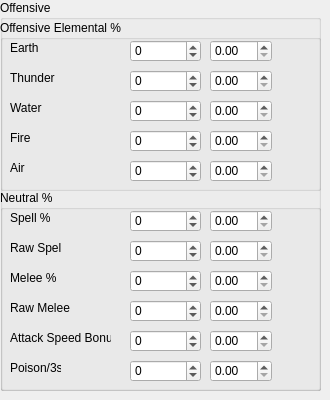
     <widget class="QWidget" name="tab">
      <attribute name="title">
       <string>Offensive</string>
      </attribute>
      <widget class="QGroupBox" name="groupBox_24">
       <property name="geometry">
        <rect>
         <x>0</x>
         <y>0</y>
         <width>321</width>
         <height>391</height>
        </rect>
       </property>
       <property name="title">
        <string>Offensive</string>
       </property>
       <widget class="QGroupBox" name="groupBox_15">
        <property name="geometry">
         <rect>
          <x>0</x>
          <y>190</y>
          <width>321</width>
          <height>201</height>
         </rect>
        </property>
        <property name="title">
         <string>Neutral %</string>
        </property>
        <widget class="QDoubleSpinBox" name="dspin_wmult_neutral_spellperc">
         <property name="geometry">
          <rect>
           <x>210</x>
           <y>20</y>
           <width>62</width>
           <height>22</height>
          </rect>
         </property>
        </widget>
        <widget class="QLabel" name="label_26">
         <property name="geometry">
          <rect>
           <x>10</x>
           <y>20</y>
           <width>51</width>
           <height>16</height>
          </rect>
         </property>
         <property name="text">
          <string>Spell %</string>
         </property>
        </widget>
        <widget class="QDoubleSpinBox" name="dspin_wmult_neutral_spellraw">
         <property name="geometry">
          <rect>
           <x>210</x>
           <y>50</y>
           <width>62</width>
           <height>22</height>
          </rect>
         </property>
        </widget>
        <widget class="QLabel" name="label_27">
         <property name="geometry">
          <rect>
           <x>10</x>
           <y>50</y>
           <width>51</width>
           <height>16</height>
          </rect>
         </property>
         <property name="text">
          <string>Raw Spell</string>
         </property>
        </widget>
        <widget class="QDoubleSpinBox" name="dspin_wmult_neutral_meleeperc">
         <property name="geometry">
          <rect>
           <x>210</x>
           <y>80</y>
           <width>62</width>
           <height>22</height>
          </rect>
         </property>
        </widget>
        <widget class="QLabel" name="label_28">
         <property name="geometry">
          <rect>
           <x>10</x>
           <y>80</y>
           <width>51</width>
           <height>16</height>
          </rect>
         </property>
         <property name="text">
          <string>Melee %</string>
         </property>
        </widget>
        <widget class="QDoubleSpinBox" name="dspin_wmult_neutral_meleeraw">
         <property name="geometry">
          <rect>
           <x>210</x>
           <y>110</y>
           <width>62</width>
           <height>22</height>
          </rect>
         </property>
        </widget>
        <widget class="QLabel" name="label_29">
         <property name="geometry">
          <rect>
           <x>10</x>
           <y>110</y>
           <width>61</width>
           <height>16</height>
          </rect>
         </property>
         <property name="text">
          <string>Raw Melee</string>
         </property>
        </widget>
        <widget class="QDoubleSpinBox" name="dspin_wmult_neutral_attspd">
         <property name="geometry">
          <rect>
           <x>210</x>
           <y>140</y>
           <width>62</width>
           <height>22</height>
          </rect>
         </property>
        </widget>
        <widget class="QLabel" name="label_30">
         <property name="geometry">
          <rect>
           <x>10</x>
           <y>140</y>
           <width>101</width>
           <height>16</height>
          </rect>
         </property>
         <property name="text">
          <string>Attack Speed Bonus</string>
         </property>
        </widget>
        <widget class="QDoubleSpinBox" name="dspin_wmult_neutral_poison">
         <property name="geometry">
          <rect>
           <x>210</x>
           <y>170</y>
           <width>62</width>
           <height>22</height>
          </rect>
         </property>
        </widget>
        <widget class="QLabel" name="label_31">
         <property name="geometry">
          <rect>
           <x>10</x>
           <y>170</y>
           <width>51</width>
           <height>16</height>
          </rect>
         </property>
         <property name="text">
          <string>Poison/3s</string>
         </property>
        </widget>
        <widget class="QSpinBox" name="spin_neutral_spellperc">
         <property name="geometry">
          <rect>
           <x>130</x>
           <y>20</y>
           <width>71</width>
           <height>22</height>
          </rect>
         </property>
         <property name="minimum">
          <number>-999999999</number>
         </property>
         <property name="maximum">
          <number>999999999</number>
         </property>
        </widget>
        <widget class="QSpinBox" name="spin_neutral_spellraw">
         <property name="geometry">
          <rect>
           <x>130</x>
           <y>50</y>
           <width>71</width>
           <height>22</height>
          </rect>
         </property>
         <property name="minimum">
          <number>-999999999</number>
         </property>
         <property name="maximum">
          <number>999999999</number>
         </property>
        </widget>
        <widget class="QSpinBox" name="spin_neutral_meleeperc">
         <property name="geometry">
          <rect>
           <x>130</x>
           <y>80</y>
           <width>71</width>
           <height>22</height>
          </rect>
         </property>
         <property name="minimum">
          <number>-999999999</number>
         </property>
         <property name="maximum">
          <number>999999999</number>
         </property>
        </widget>
        <widget class="QSpinBox" name="spin_neutral_meleeraw">
         <property name="geometry">
          <rect>
           <x>130</x>
           <y>110</y>
           <width>71</width>
           <height>22</height>
          </rect>
         </property>
         <property name="minimum">
          <number>-999999999</number>
         </property>
         <property name="maximum">
          <number>999999999</number>
         </property>
        </widget>
        <widget class="QSpinBox" name="spin_neutral_attspd">
         <property name="geometry">
          <rect>
           <x>130</x>
           <y>140</y>
           <width>71</width>
           <height>22</height>
          </rect>
         </property>
         <property name="minimum">
          <number>-999999999</number>
         </property>
         <property name="maximum">
          <number>999999999</number>
         </property>
        </widget>
        <widget class="QSpinBox" name="spin_neutral_poison">
         <property name="geometry">
          <rect>
           <x>130</x>
           <y>170</y>
           <width>71</width>
           <height>22</height>
          </rect>
         </property>
         <property name="minimum">
          <number>-999999999</number>
         </property>
         <property name="maximum">
          <number>999999999</number>
         </property>
        </widget>
       </widget>
       <widget class="QGroupBox" name="groupBox_14">
        <property name="geometry">
         <rect>
          <x>0</x>
          <y>20</y>
          <width>321</width>
          <height>171</height>
         </rect>
        </property>
        <property name="title">
         <string>Offensive Elemental %</string>
        </property>
        <widget class="QLabel" name="label_21">
         <property name="geometry">
          <rect>
           <x>10</x>
           <y>20</y>
           <width>51</width>
           <height>16</height>
          </rect>
         </property>
         <property name="text">
          <string>Earth</string>
         </property>
        </widget>
        <widget class="QLabel" name="label_22">
         <property name="geometry">
          <rect>
           <x>10</x>
           <y>50</y>
           <width>51</width>
           <height>16</height>
          </rect>
         </property>
         <property name="text">
          <string>Thunder</string>
         </property>
        </widget>
        <widget class="QLabel" name="label_23">
         <property name="geometry">
          <rect>
           <x>10</x>
           <y>80</y>
           <width>51</width>
           <height>16</height>
          </rect>
         </property>
         <property name="text">
          <string>Water</string>
         </property>
        </widget>
        <widget class="QLabel" name="label_24">
         <property name="geometry">
          <rect>
           <x>10</x>
           <y>110</y>
           <width>51</width>
           <height>16</height>
          </rect>
         </property>
         <property name="text">
          <string>Fire</string>
         </property>
        </widget>
        <widget class="QLabel" name="label_25">
         <property name="geometry">
          <rect>
           <x>10</x>
           <y>140</y>
           <width>51</width>
           <height>16</height>
          </rect>
         </property>
         <property name="text">
          <string>Air</string>
         </property>
        </widget>
        <widget class="QDoubleSpinBox" name="dpsin_wmult_elemdmg_earth">
         <property name="geometry">
          <rect>
           <x>210</x>
           <y>20</y>
           <width>62</width>
           <height>22</height>
          </rect>
         </property>
        </widget>
        <widget class="QDoubleSpinBox" name="dspin_wmult_elemdmg_thunder">
         <property name="geometry">
          <rect>
           <x>210</x>
           <y>50</y>
           <width>62</width>
           <height>22</height>
          </rect>
         </property>
        </widget>
        <widget class="QDoubleSpinBox" name="dspin_wmult_elemdmg_water">
         <property name="geometry">
          <rect>
           <x>210</x>
           <y>80</y>
           <width>62</width>
           <height>22</height>
          </rect>
         </property>
        </widget>
        <widget class="QDoubleSpinBox" name="dspin_wmult_elemdmg_fire">
         <property name="geometry">
          <rect>
           <x>210</x>
           <y>110</y>
           <width>62</width>
           <height>22</height>
          </rect>
         </property>
        </widget>
        <widget class="QDoubleSpinBox" name="dspin_wmult_elemdmg_air">
         <property name="geometry">
          <rect>
           <x>210</x>
           <y>140</y>
           <width>62</width>
           <height>22</height>
          </rect>
         </property>
        </widget>
        <widget class="QSpinBox" name="spin_elemdmg_thunder">
         <property name="geometry">
          <rect>
           <x>130</x>
           <y>50</y>
           <width>71</width>
           <height>22</height>
          </rect>
         </property>
         <property name="minimum">
          <number>-999999999</number>
         </property>
         <property name="maximum">
          <number>999999999</number>
         </property>
        </widget>
        <widget class="QSpinBox" name="spin_elemdmg_earth">
         <property name="geometry">
          <rect>
           <x>130</x>
           <y>20</y>
           <width>71</width>
           <height>22</height>
          </rect>
         </property>
         <property name="minimum">
          <number>-999999999</number>
         </property>
         <property name="maximum">
          <number>999999999</number>
         </property>
        </widget>
        <widget class="QSpinBox" name="spin_elemdmg_water">
         <property name="geometry">
          <rect>
           <x>130</x>
           <y>80</y>
           <width>71</width>
           <height>22</height>
          </rect>
         </property>
         <property name="minimum">
          <number>-999999999</number>
         </property>
         <property name="maximum">
          <number>999999999</number>
         </property>
        </widget>
        <widget class="QSpinBox" name="spin_elemdmg_fire">
         <property name="geometry">
          <rect>
           <x>130</x>
           <y>110</y>
           <width>71</width>
           <height>22</height>
          </rect>
         </property>
         <property name="minimum">
          <number>-999999999</number>
         </property>
         <property name="maximum">
          <number>999999999</number>
         </property>
        </widget>
        <widget class="QSpinBox" name="spin_elemdmg_air">
         <property name="geometry">
          <rect>
           <x>130</x>
           <y>140</y>
           <width>71</width>
           <height>22</height>
          </rect>
         </property>
         <property name="minimum">
          <number>-999999999</number>
         </property>
         <property name="maximum">
          <number>999999999</number>
         </property>
        </widget>
       </widget>
      </widget>
     </widget>
